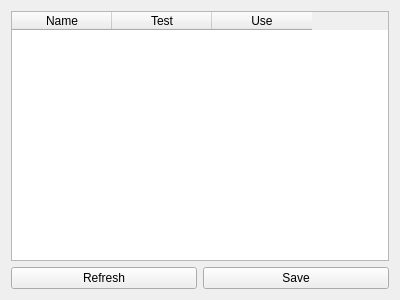
<?xml version="1.0" encoding="UTF-8"?>
<ui version="4.0">
 <class>OpenRGBBleDomSettingsPageUi</class>
 <widget class="QWidget" name="OpenRGBBleDomSettingsPageUi">
  <property name="geometry">
   <rect>
    <x>0</x>
    <y>0</y>
    <width>400</width>
    <height>300</height>
   </rect>
  </property>
  <property name="windowTitle">
   <string>Form</string>
  </property>
  <layout class="QVBoxLayout" name="verticalLayout">
   <item>
    <widget class="QTableWidget" name="tableWidget">
     <property name="columnCount">
      <number>3</number>
     </property>
     <attribute name="horizontalHeaderCascadingSectionResizes">
      <bool>false</bool>
     </attribute>
     <attribute name="horizontalHeaderStretchLastSection">
      <bool>false</bool>
     </attribute>
     <column>
      <property name="text">
       <string>Name</string>
      </property>
     </column>
     <column>
      <property name="text">
       <string>Test</string>
      </property>
     </column>
     <column>
      <property name="text">
       <string>Use</string>
      </property>
     </column>
    </widget>
   </item>
   <item>
    <layout class="QHBoxLayout" name="buttons">
     <item>
      <widget class="QPushButton" name="refreshBtn">
       <property name="text">
        <string>Refresh</string>
       </property>
      </widget>
     </item>
     <item>
      <widget class="QPushButton" name="saveBtn">
       <property name="text">
        <string>Save</string>
       </property>
      </widget>
     </item>
    </layout>
   </item>
  </layout>
  <zorder>saveBtn</zorder>
  <zorder>refreshBtn</zorder>
  <zorder>tableWidget</zorder>
 </widget>
 <resources/>
 <connections/>
</ui>
